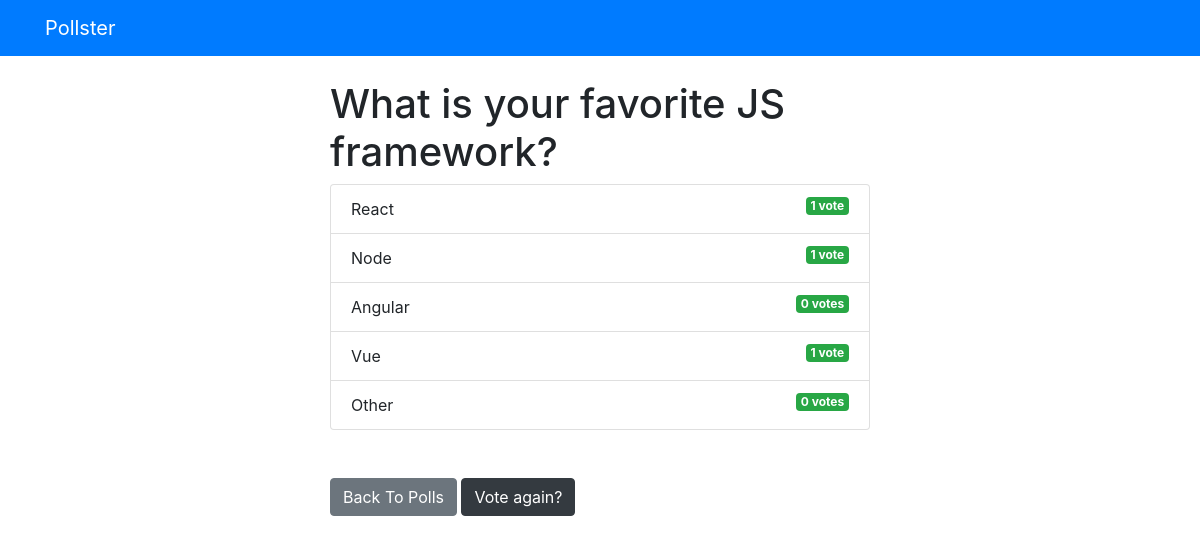
/polls/2/results, run on the app's committed database.
### polls/models.py (models this page shows, shortened)
class Question(models.Model):
    question_text=models.CharField(max_length=200)
    pub_date=models.DateTimeField('date published')

class Choice(models.Model):
    question=models.ForeignKey(Question,on_delete=models.CASCADE)
    choice_text=models.CharField(max_length=200)
    votes=models.IntegerField(default=0)

### polls/views.py (the view)
# urls.py: path('<int:question_id>/results',views.results,name='results'),
def results(request,question_id):
    question=get_object_or_404(Question,pk=question_id)
    return render(request,'polls/results.html',{'question':question})

### templates/polls/results.html
{% extends 'base.html' %}
{% block content %}
<h1 class="text-center-mb-3">{{question.question_text}}</h1>
<ul class="list-group mb-5">
    {% for choice in question.choice_set.all %}
        <li class="list-group-item">
            {{choice.choice_text}} <span class="badge badge-success float-right">
                {{choice.votes}} vote{{choice.votes | pluralize}}
            </span>
        </li>
    {% endfor %}
</ul>
<a class="btn btn-secondary" href="{% url 'polls:index' %}">Back To Polls</a>
<a class="btn btn-dark " href="{% url 'polls:detail' question.id %}">Vote again?</a>
{% endblock %}

### templates/base.html (shortened to what this page needs)
<!DOCTYPE html>
<html lang="en">
<head>
    <link rel="stylesheet" href="https://stackpath.bootstrapcdn.com/bootstrap/4.5.0/css/bootstrap.min.css">
</head>
<body>
    {% include 'partials/_navbar.html' %}
    <div class="container">
        <div class="row">
            <div class="col-md-6 m-auto">
                {% block content %} {% endblock %}
            </div>
        </div>
    </div>
</body>
</html>

### templates/partials/_navbar.html
<nav class="navbar navbar-dark bg-primary mb-4">
    <div class="container">
        <a href="/" class="navbar-brand">Pollster</a>
    </div>
</nav>

### data on the page
Question: question_text "What is your favorite JS framework?"
Choice: choice_text "React", votes "1"
Choice: choice_text "Node", votes "1"
Choice: choice_text "Angular", votes "0", votes|pluralize "s"
Choice: choice_text "Vue", votes "1"
Choice: choice_text "Other", votes "0", votes|pluralize "s"
